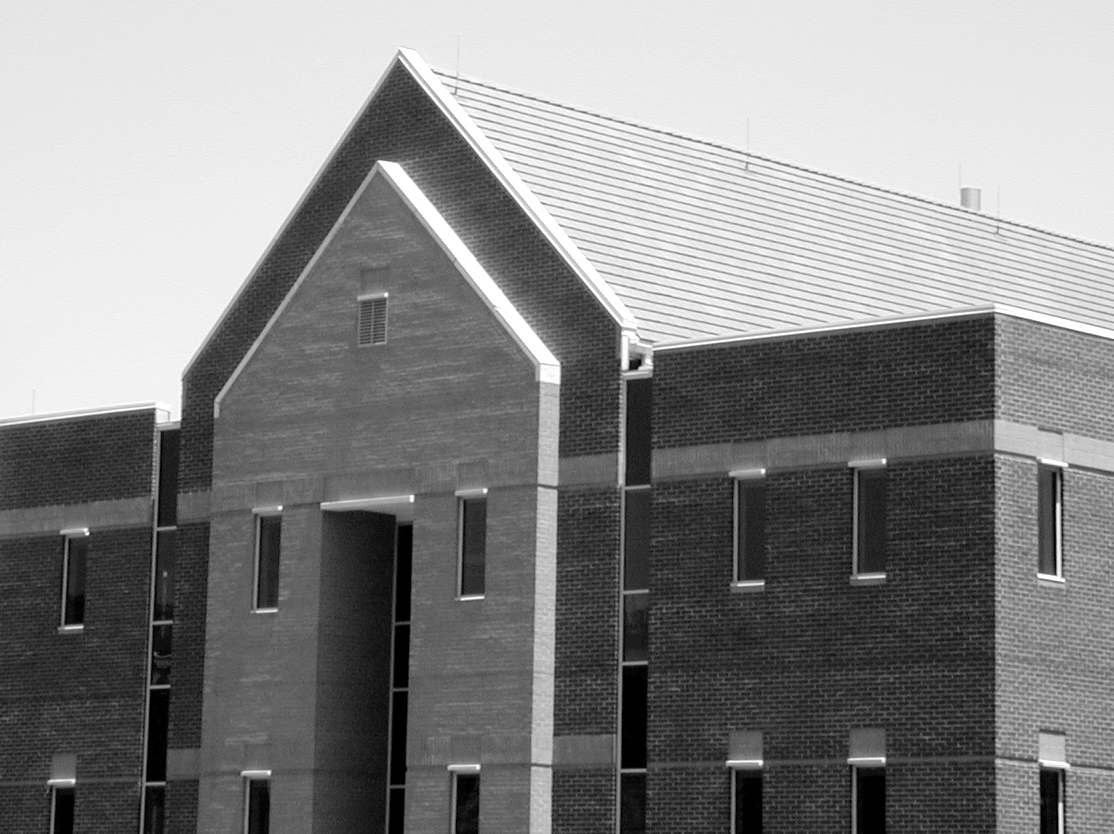
%> input picture Image Proccess/char_8_图像分割/pics/Fig1016(a)(building_original).tif, 1114 x 834 px
$ octave my_watershed.m   (GNU Octave 9; MATLAB toolbox functions it lacks are replaced by stand-ins)
%> lines starting %> are read from the running program, lines starting %| are printed output that depends on the picture
clear all;close all;
im = imread('./pics/Fig1016(a)(building_original).tif');
%> im is the input picture: size 834x1114 uint8; min 0, max 255, mean 133.3
imshow(im);
%im = rgb2gray(im);
hy  = fspecial('sobel');
hx = hy';
Iy = imfilter(double(im),hy,'replicate');
Ix = imfilter(double(im),hx,'replicate');
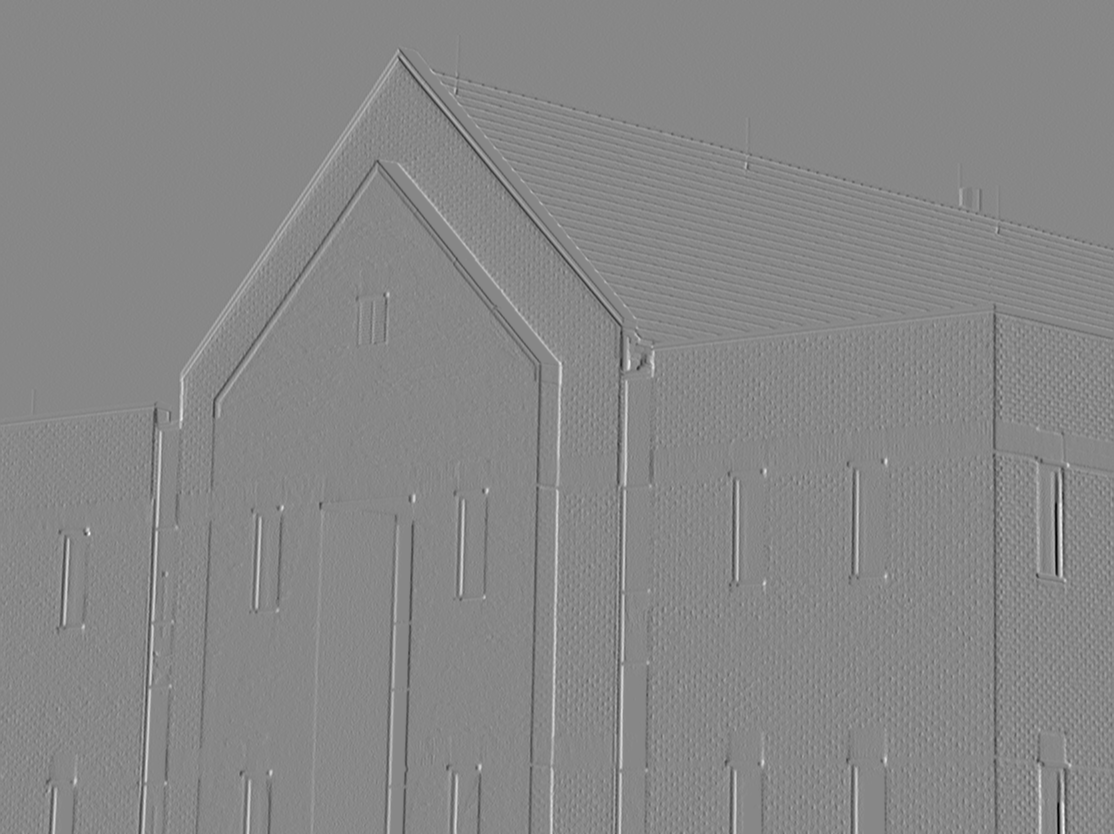
%> Ix: size 834x1114 double; min -844, max 743, mean -0.2; drawn with min black and max white
gradmap = sqrt(Ix.^2+Iy.^2);

L = watershed(gradmap);
Lrgb = label2rgb(L);
figure;imshow(Lrgb);

h = fspecial('average',11);
gradmap = imfilter(gradmap,h);
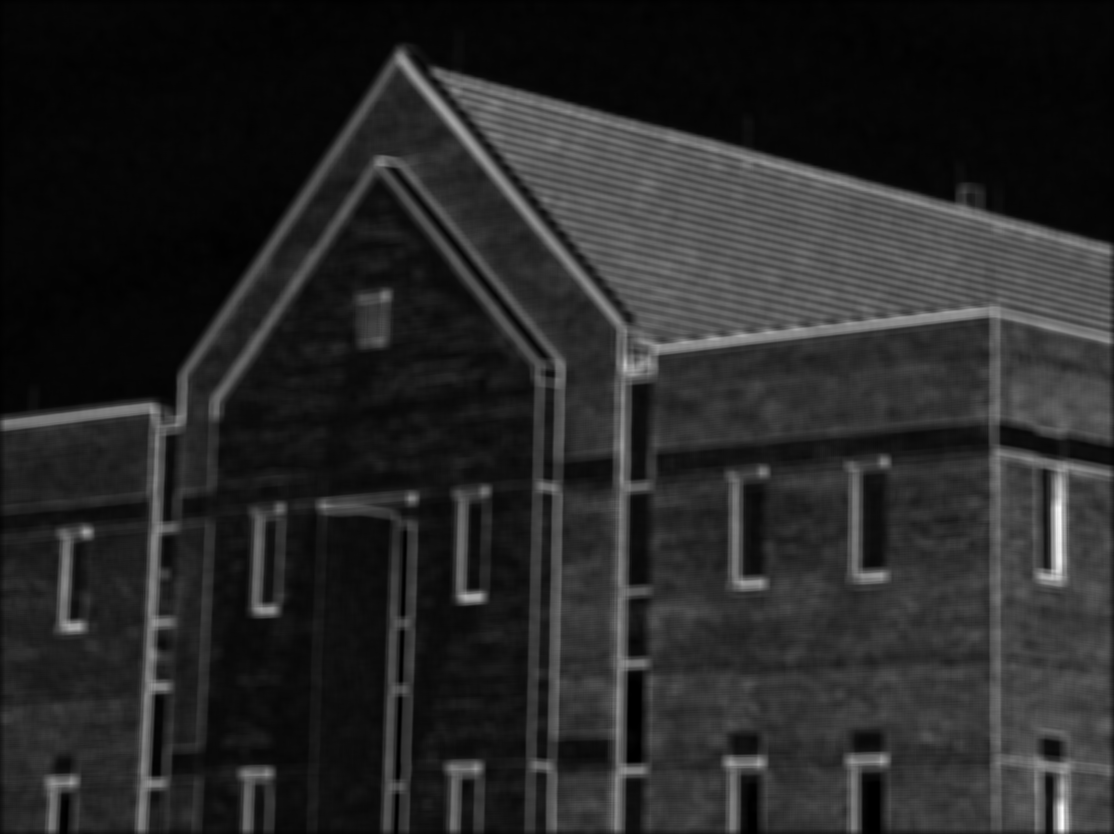
%> gradmap: size 834x1114 double; min 0, max 379.5, mean 59.4; drawn with min black and max white

L = watershed(gradmap);
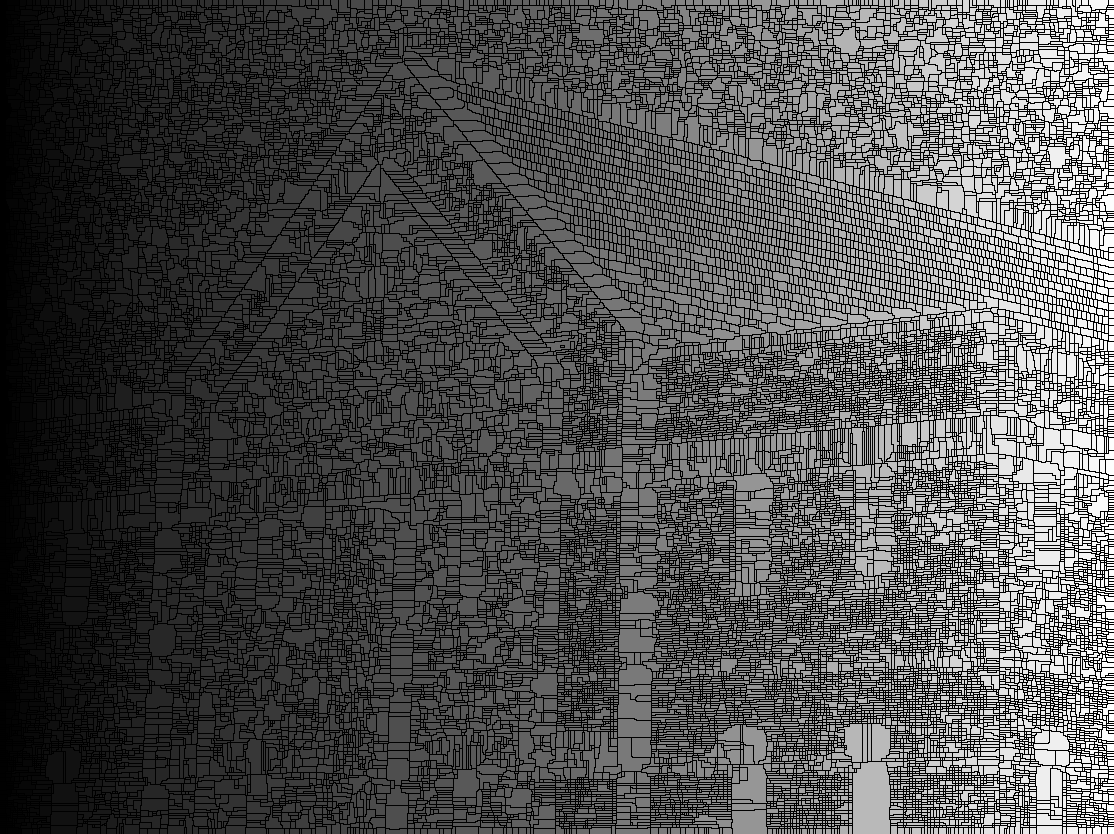
%> L: size 834x1114 uint16; min 0, max 26914, mean 8269.7; drawn with min black and max white

Lrgb = label2rgb(L);
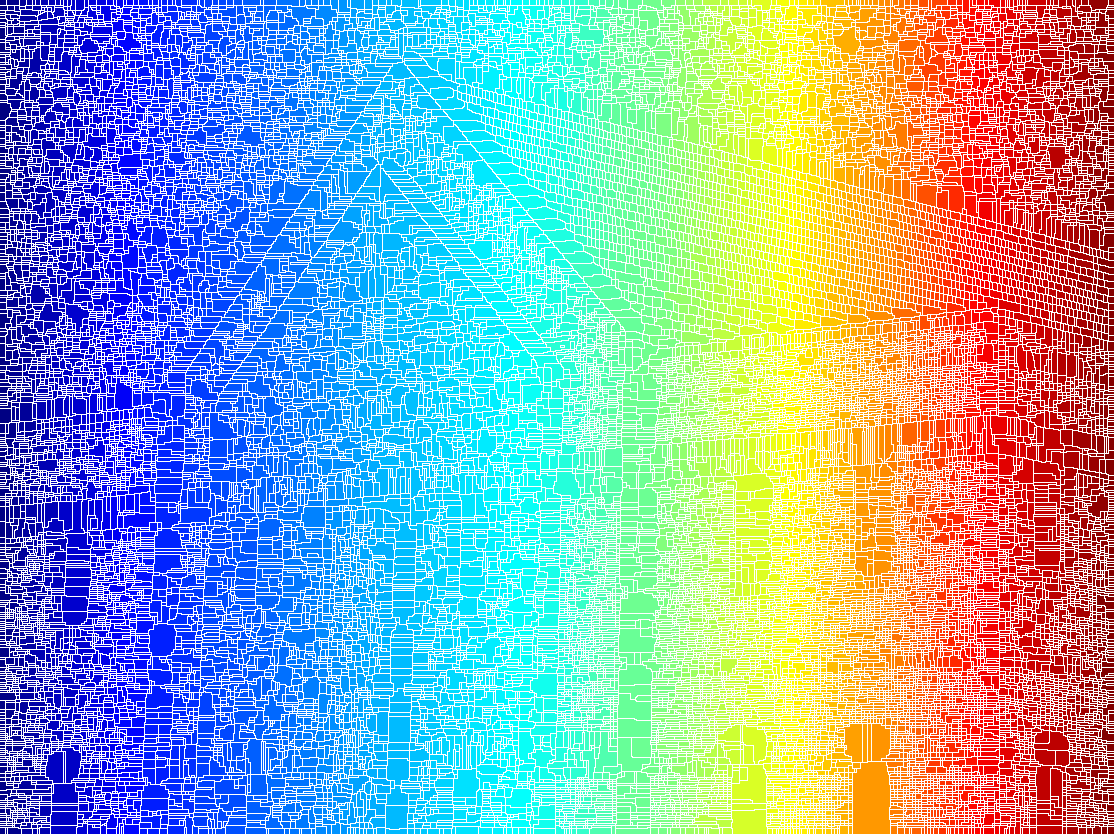
%> Lrgb: size 834x1114x3 uint8; mean R, G, B 144.1, 171.4, 182.4
figure;imshow(Lrgb);
